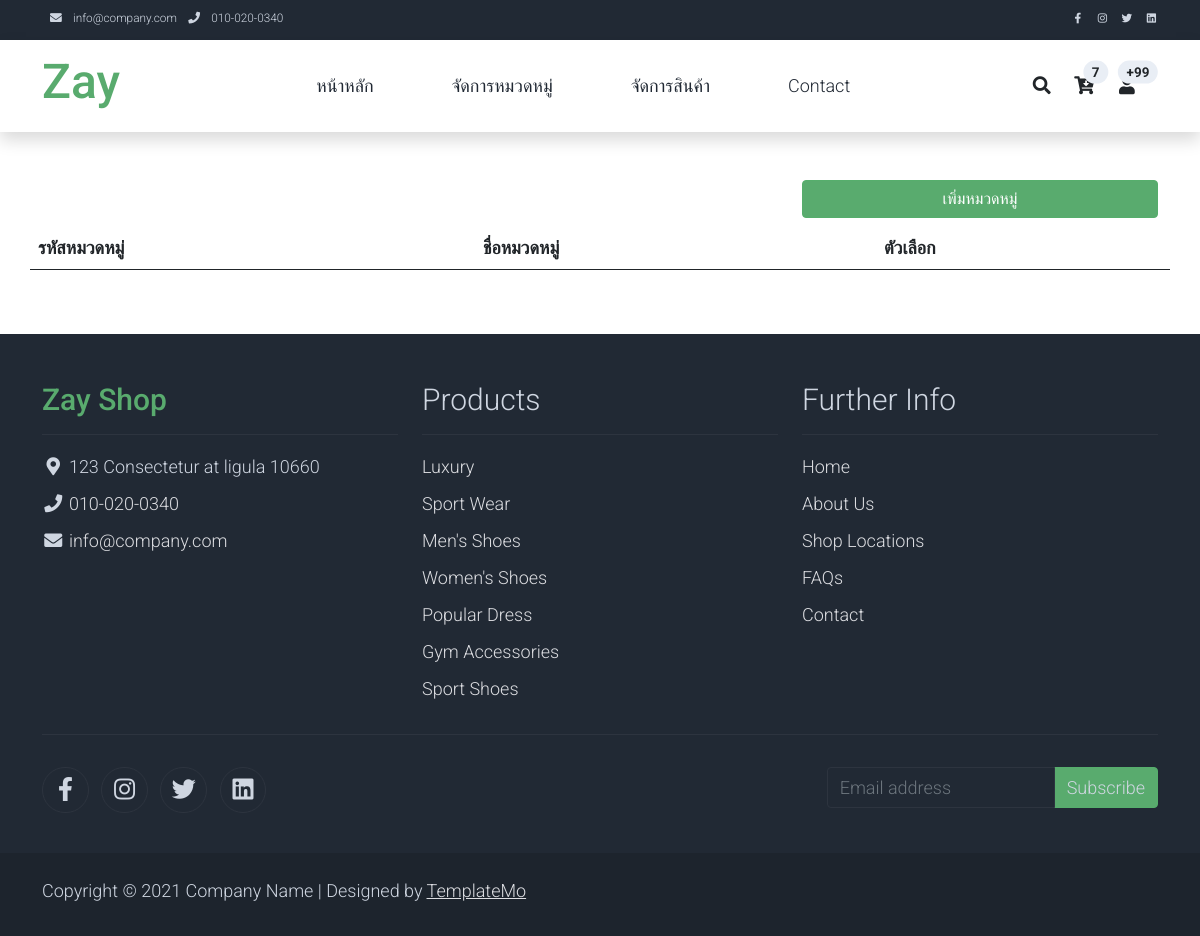
The page /admin/category.php on the database as committed earlier.
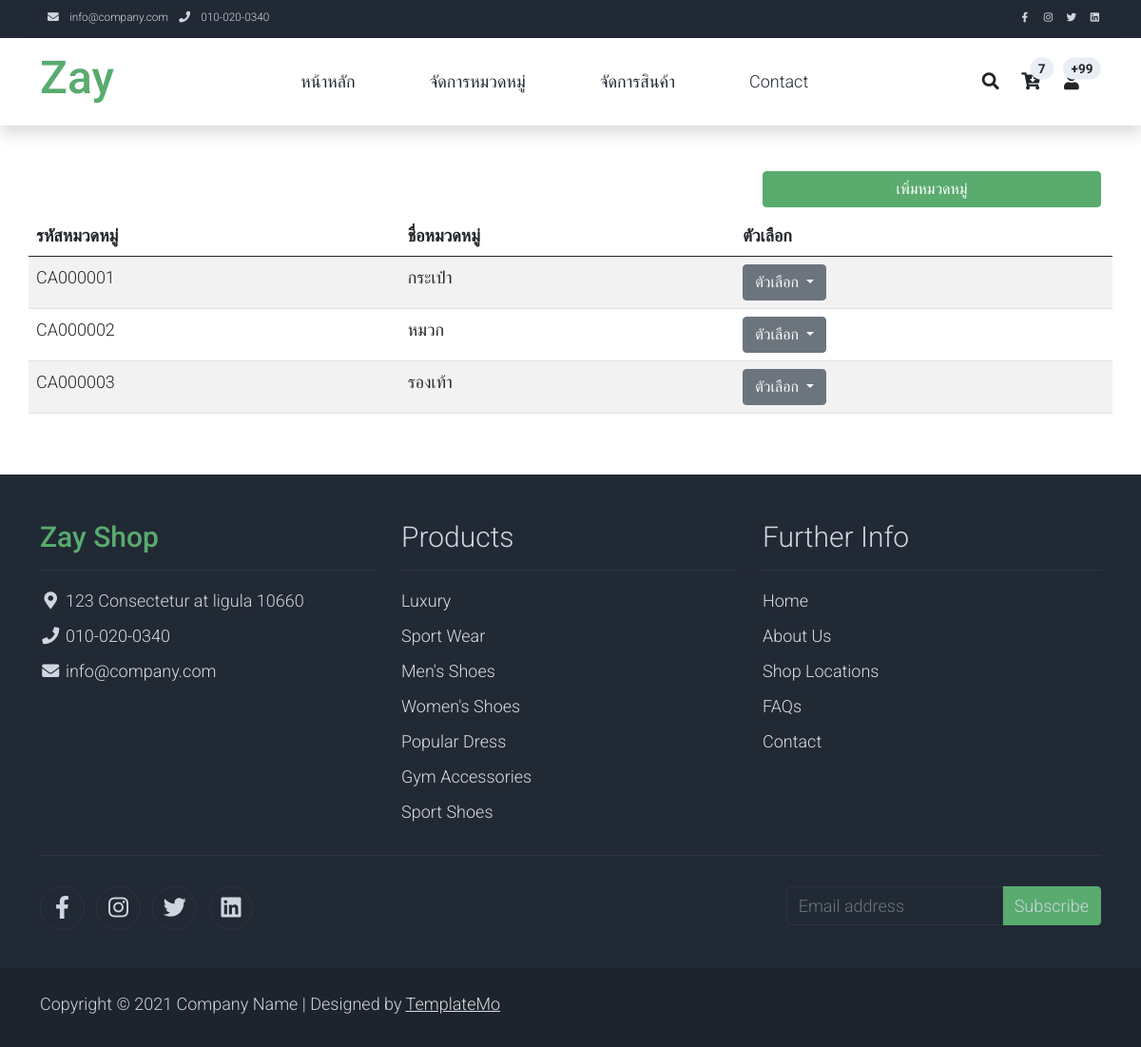
The same page on the database as committed later.
### tables this page shows
CREATE TABLE `categories` (
  `category_id` int(10) NOT NULL,
  `category_code` varchar(20) NOT NULL,
  `category_name` varchar(255) DEFAULT NULL,
  `is_deleted` tinyint(1) NOT NULL DEFAULT 0
);

### admin/category.php (the view, shortened to what this page needs)
<!DOCTYPE html>
<html lang="en">
<head>
    <?php include_once 'layouts/head.php' ?>
</head>
<body>
    <?php include_once 'layouts/top_nav.php' ?>
    <?php include_once 'layouts/header.php' ?>
    <div class="container py-5">
        <div class="d-sm-flex justify-content-end mb-2 row">
            <div class="col-sm-12 col-md-4">
                <button type="button" class="btn btn-success w-100 btn-block" data-bs-toggle="modal" data-bs-target="#form_create_data">
                    เพิ่มหมวดหมู่
                </button>
            </div>
        </div>
        <div class="row">
            <table id="datatables" class="table table-striped" style="width:100%">
                <thead>
                    <tr>
                        <th>รหัสหมวดหมู่</th>
                        <th>ชื่อหมวดหมู่</th>
                        <th>ตัวเลือก</th>
                    </tr>
                </thead>
                <tbody>
                    <?php
                    include_once '../connect/connect.php';
                    $stmt = $conn->query("SELECT * FROM categories WHERE is_deleted = 0");
                    while ($row = $stmt->fetch(PDO::FETCH_ASSOC)) {
                    ?>
                        <tr>
                            <td><?= $row['category_code'] ?></td>
                            <td><?= $row['category_name'] ?></td>
                            <td>
                                <div class="btn-group">
                                    <button type="button" class="btn btn-secondary dropdown-toggle" data-bs-toggle="dropdown" aria-expanded="false">
                                        ตัวเลือก
                                    </button>
                                </div>
                            </td>
                        </tr>
                    <?php
                    }
                    ?>
                </tbody>
            </table>
        </div>
    </div>
    <?php include_once 'layouts/footer.php' ?>
</body>
</html>

Rows that differ between the two databases and show on the page:
added categories: category_code "CA000001", category_name "กระเป๋า"
added categories: category_code "CA000002", category_name "หมวก"
added categories: category_code "CA000003", category_name "รองเท้า"
